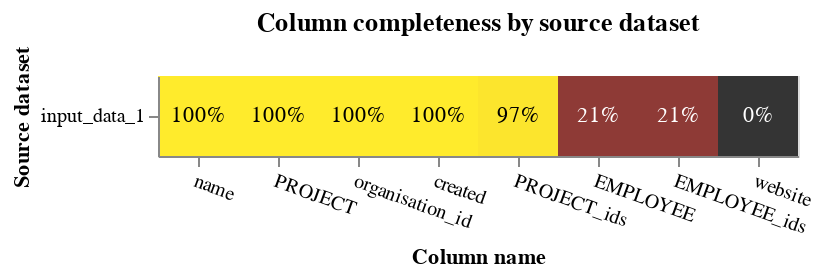

The notebook cell saved with this chart:
### Markdown cell above
### Analyse Missingness

It's important to understand the level of missingness in your data, because columns with higher levels of missingness are less useful for data linking.

### Code cell
db_api = DuckDBAPI()
completeness_chart(gtr_orgs, db_api=db_api)
# Why is employee 100% complete? There should be a bunch of NaNs.

### Figure 1 — Vega-Lite specification as saved in the notebook (floating-point values rounded to 4 significant figures)
{"config": {"view": {"continuousWidth": 400, "continuousHeight": 300}}, "layer": [{"mark": "rect", "encoding": {"color": {"field": "completeness", "legend": null, "scale": {"scheme": "darkred", "zero": true}, "type": "quantitative"}, "tooltip": [{"field": "source_dataset", "title": "Source dataset", "type": "nominal"}, {"field": "total_rows_inc_nulls", "format": ",", "title": "# of records", "type": "quantitative"}, {"field": "column_name", "title": "Column name", "type": "nominal"}, {"field": "total_null_rows", "format": ",", "title": "# of nulls", "type": "quantitative"}, {"field": "completeness", "format": ".1%", "type": "quantitative"}], "x": {"axis": {"labelAngle": 20}, "field": "column_name", "sort": {"field": "mean_comp", "order": "descending"}, "title": "Column name", "type": "nominal"}, "y": {"field": "source_dataset", "title": "Source dataset", "type": "nominal"}}, "title": "Column completeness by source dataset", "transform": [{"joinaggregate": [{"op": "mean", "field": "completeness", "as": "mean_comp"}], "groupby": ["column_name"]}]}, {"mark": {"type": "text"}, "encoding": {"color": {"condition": {"test": "datum['completeness'] < 0.5", "value": "white"}, "value": "black"}, "text": {"field": "completeness", "format": ".0%", "type": "quantitative"}, "x": {"axis": {"labelAngle": 0}, "field": "column_name", "sort": {"field": "mean_comp", "order": "descending"}, "type": "nominal"}, "y": {"field": "source_dataset", "type": "nominal"}}, "transform": [{"joinaggregate": [{"op": "mean", "field": "completeness", "as": "mean_comp"}], "groupby": ["column_name"]}]}], "data": {"name": "data-f99ebbb9eb04a77d54bd13c7efb4fdf6"}, "height": {"step": 40}, "width": {"step": 40}, "$schema": "https://vega.github.io/schema/vega-lite/v5.9.3.json", "datasets": {"data-f99ebbb9eb04a77d54bd13c7efb4fdf6": [{"source_dataset": "input_data_1", "column_name": "name", "total_null_rows": 0, "total_rows_inc_nulls": 69067, "completeness": 1.0}, {"source_dataset": "input_data_1", "column_name": "EMPLOYEE", "total_null_rows": 54720, "total_rows_inc_nulls": 69067, "completeness": 0.2077}, {"source_dataset": "input_data_1", "column_name": "PROJECT", "total_null_rows": 0, "total_rows_inc_nulls": 69067, "completeness": 1.0}, {"source_dataset": "input_data_1", "column_name": "PROJECT_ids", "total_null_rows": 1828, "total_rows_inc_nulls": 69067, "completeness": 0.9735}, {"source_dataset": "input_data_1", "column_name": "EMPLOYEE_ids", "total_null_rows": 54720, "total_rows_inc_nulls": 69067, "completeness": 0.2077}, {"source_dataset": "input_data_1", "column_name": "organisation_id", "total_null_rows": 0, "total_rows_inc_nulls": 69067, "completeness": 1.0}, {"source_dataset": "input_data_1", "column_name": "website", "total_null_rows": 69067, "total_rows_inc_nulls": 69067, "completeness": 0.0}, {"source_dataset": "input_data_1", "column_name": "created", "total_null_rows": 0, "total_rows_inc_nulls": 69067, "completeness": 1.0}]}}
